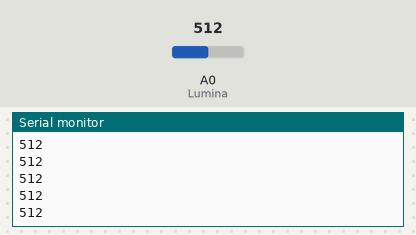
Simulated run of this sketch. Board: Arduino Uno, built with avr-gcc and run on an emulated ATmega328P. Shown: the last lines printed to the serial monitor. The inputs (shaded band) are chosen by the test bench; at power-on: A0 (Lumina) = 512.

Above: at 1.2 s.
1.3 s: A0 (Lumina) set to 716
At 1.8 s:
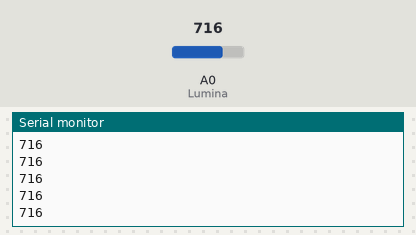
2.8 s: A0 (Lumina) set to 900
At 3.7 s:
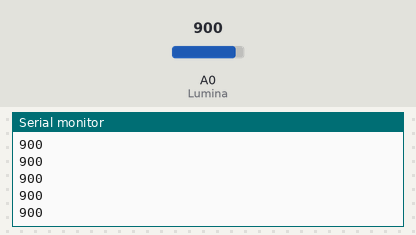
Timing chart, 0 to 5.8 s (numbered marks = the images above; inputs shaded):
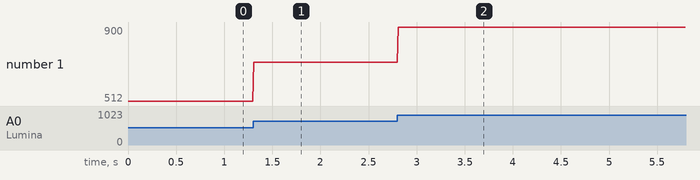

The sketch:

lumina_1.ino
```cpp
int Lumina = 0;

void setup() {
  Serial.begin(9600);
}


void loop() {
  int valoareIluminare = analogRead(Lumina);
  Serial.println(valoareIluminare, DEC);
  delay(10);
}
```

Measured:
- after the input at 1.3 s, the serial monitor: prints a new line at once (image 1)
- after the input at 2.8 s, the serial monitor: prints a new line at once (image 2)
- plotted number 1: 512 → 716 after the input at 1.3 s, 716 → 900 after the input at 2.8 s
